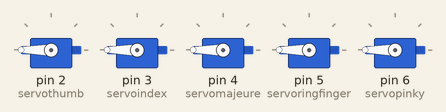
This sketch was run on a simulated Arduino Uno, built with avr-gcc and run on an emulated ATmega328P. Shown: 5 × servo.

Above: at 0.05 s.
At 2.25 s:
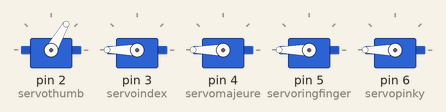
At 3.35 s:
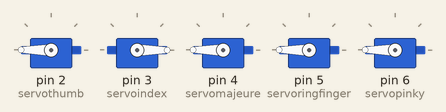
At 4.5 s:
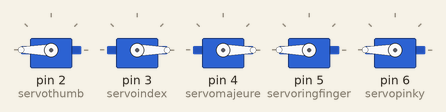
At 6.75 s:
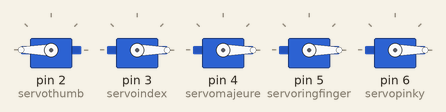
At 9.0 s:
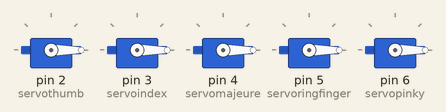
Timing chart, 0 to 11.7 s (numbered marks = the images above):
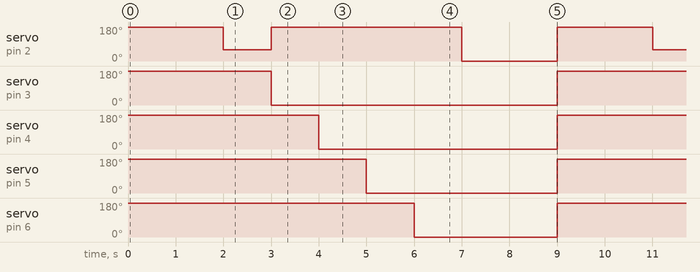

Measured:
- by itself, servo on pin 2 (servothumb): repeats every 9.0 s: 180° 4.0 s, 0° 2.0 s, 180° 2.0 s, 60° 1.0 s
- by itself, servo on pin 3 (servoindex): alternates 180° for 3.0 s and 0° for 6.0 s
- by itself, servo on pin 4 (servomajeure): alternates 180° for 4.0 s and 0° for 5.0 s
- by itself, servo on pin 5 (servoringfinger): alternates 180° for 5.0 s and 0° for 4.0 s
- by itself, servo on pin 6 (servopinky): alternates 180° for 6.0 s and 0° for 3.0 s

The sketch:

Hand_and_Forearms.ino
```cpp
#include <Servo.h>

Servo servothumb;          // Define thumb servo
Servo servoindex;          // Define index servo
Servo servomajeure;
Servo servoringfinger;
Servo servopinky;
Servo servowrist;
//Servo servobiceps;
//Servo servorotate;
//Servo servoshoulder;
//Servo servoomoplat;
//Servo servoneck;
//Servo servorothead;

void setup() {
  servothumb.attach(2);  // Set thumb servo to digital pin 2
  servoindex.attach(3);  // Set index servo to digital pin 3
  servomajeure.attach(4);
  servoringfinger.attach(5);
  servopinky.attach(6);
//  servowrist.attach(7);
//  servobiceps.attach(8);
//  servorotate.attach(9);
//  servoshoulder.attach(10);
//  servoomoplat.attach(11);
//  servoneck.attach(12);
//  servorothead.attach(13);

}

void loop() {            // Loop through motion tests

  fist();        // Example: alltovirtual
  delay(2000);
  one();        // Example: alltovirtual
  delay(1000);
  two();        // Example: alltovirtual
  delay(1000);
  three();            // Uncomment to use this
  delay(1000);
  four();            // Uncomment to use this
  delay(1000);
  five();            // Uncomment to use this
  delay(2000);
//  hangloose();        // Example: alltovirtual
//  delay(2000);
//  rock();        // Example: alltovirtual
//  delay(1000);
//  okay();        // Example: alltovirtual
//  delay(1000);
//  alltovirtual();        // Example: alltovirtual
//  delay(1000);           // Wait 4000 milliseconds (4 seconds)
//  alltorest();           // Uncomment to use this
//  delay(4000);           // Uncomment to use this
}

void hangloose() {

  servothumb.write(0);
  servoindex.write(180);
  servomajeure.write(180);
  servoringfinger.write(180);
  servopinky.write(0);
  //servowrist.write(90);
  delay (1000);
  //servowrist.write(0);
  //delay (500);
  //servowrist.write(180);
  //delay (500);
  //servowrist.write(0);
  //delay (500);
  //servowrist.write(180);
  //delay (500);
  //servowrist.write(0);
  //delay (500);
  //servowrist.write(180);
  //delay (500);
  //servowrist.write(90);

}


void two() {
  servothumb.write(180);
  servoindex.write(0);
  servomajeure.write(0);
  servoringfinger.write(180);
  servopinky.write(180);
  //servowrist.write(90);
}

void one() {
  servothumb.write(60);
  delay(1000);
  servoindex.write(0);
  servomajeure.write(180);
  servoringfinger.write(180);
  servopinky.write(180);
  servothumb.write(180);
//  servowrist.write(90);
}
void okay() {
  servothumb.write(80);
  servoindex.write(80);
  servomajeure.write(0);
  servoringfinger.write(0);
  servopinky.write(0);
//  servowrist.write(90);
}
void three() {
  servothumb.write(180);
  servoindex.write(0);
  servomajeure.write(0);
  servoringfinger.write(0);
  servopinky.write(180);
//  servowrist.write(90);
}
void four() {
  servothumb.write(180);
  servoindex.write(0);
  servomajeure.write(0);
  servoringfinger.write(0);
  servopinky.write(0);
//  servowrist.write(90);
}
// Motion to set the servo into "virtual" 0 position: alltovirtual
void fist() {
  servothumb.write(180);
  servoindex.write(180);
  servomajeure.write(180);
  servoringfinger.write(180);
  servopinky.write(180);
//  servowrist.write(90);
//  servobiceps.write(0);
//  servorotate.write(20);    //Never less then (20 degree)
//  servoshoulder.write(30);  //Never less then (30 degree)
//  servoomoplat.write(10);   //Never less then (10 degree)
//  servoneck.write(0);
//  servorothead.write(0);
}
// Motion to set the servo into "rest" position: alltorest
//void alltorest() {
//   servothumb.write(90);
//  servoindex.write(90);
//  servomajeure.write(90);
//  servoringfinger.write(90);
//  servopinky.write(90);
//  servowrist.write(90);
//  servobiceps.write(0);
//  servorotate.write(90);    //Never less then (20 degree)
//  servoshoulder.write(30);  //Never less then (30 degree)
//  servoomoplat.write(10);   //Never less then (10 degree)
//  servoneck.write(90);
//  servorothead.write(90);
//}


// Motion to set the servo into "max" position: alltomax
void five() {
  servothumb.write(0);
  servoindex.write(0);
  servomajeure.write(0);
  servoringfinger.write(0);
  servopinky.write(0);
//  servowrist.write(90);
//  servobiceps.write(85);      //Never more then (85 or 90degree)
//  servorotate.write(110);     //Never more then (110 degree)
//  servoshoulder.write(130);   //Never more then (130 degree)
//  servoomoplat.write(70);     //Never more then (70 degree)
//  servoneck.write(180);
//  servorothead.write(180);

}
```
